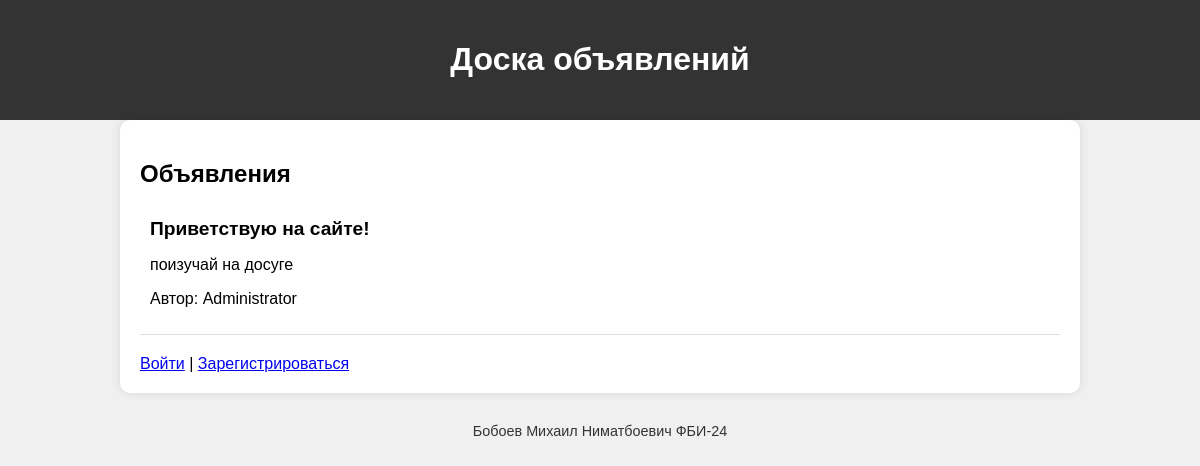
The page / on the database its author committed.
### tables this page shows
CREATE TABLE posts (
    id INTEGER PRIMARY KEY AUTOINCREMENT,
    title TEXT NOT NULL CHECK(length(title) > 0),
    content TEXT NOT NULL CHECK(length(content) > 0),
    user_id INTEGER NOT NULL,
    FOREIGN KEY(user_id) REFERENCES users(id) ON DELETE CASCADE
);

CREATE TABLE users (
    id INTEGER PRIMARY KEY AUTOINCREMENT,
    username TEXT UNIQUE NOT NULL CHECK(length(username) > 0),
    password TEXT NOT NULL CHECK(length(password) > 0),
    name TEXT NOT NULL,
    email TEXT UNIQUE NOT NULL,
    avatar TEXT,
    about TEXT,
    is_admin INTEGER DEFAULT 0 CHECK(is_admin IN (0, 1))
);

### app.py (the view)
@app.route('/')
def index():
    conn = get_db_connection()
    posts = conn.execute('SELECT posts.title, posts.content, users.name FROM posts INNER JOIN users ON posts.user_id = users.id').fetchall()
    conn.close()
    return render_template('index.html', posts=posts)

### app.py (called while the page is built)
def get_db_connection():
    conn = sqlite3.connect(DATABASE)
    conn.row_factory = sqlite3.Row
    return conn

### templates/index.html
{% extends "base.html" %}
{% block content %}
<div class="board">
    <h2>Объявления</h2>
    {% for post in posts %}
    <div class="announcement">
        <div class="title">{{ post.title }}</div>
        <p>{{ post.content }}</p>
        <p>Автор: {{ post.name }}</p>
    </div>
    {% endfor %}
    <div>
        <a href="{{ url_for('login') }}">Войти</a> | <a href="{{ url_for('register') }}">Зарегистрироваться</a>
    </div>
</div>
{% endblock %}

### static/styles.css (style rules this page uses)
body { font-family: Arial, sans-serif; background-color: #f0f0f0; margin: 0; padding: 0; }
.board { background-color: white; padding: 20px; border-radius: 10px; box-shadow: 0 0 10px rgba(0, 0, 0, 0.1); }
.announcement { margin-bottom: 20px; padding: 10px; border-bottom: 1px solid #ddd; }
.announcement .title { font-weight: bold; font-size: 1.2em; }

### rows shown on the page
posts: title "Приветствую на сайте!", content "поизучай на досуге", name "Administrator"
